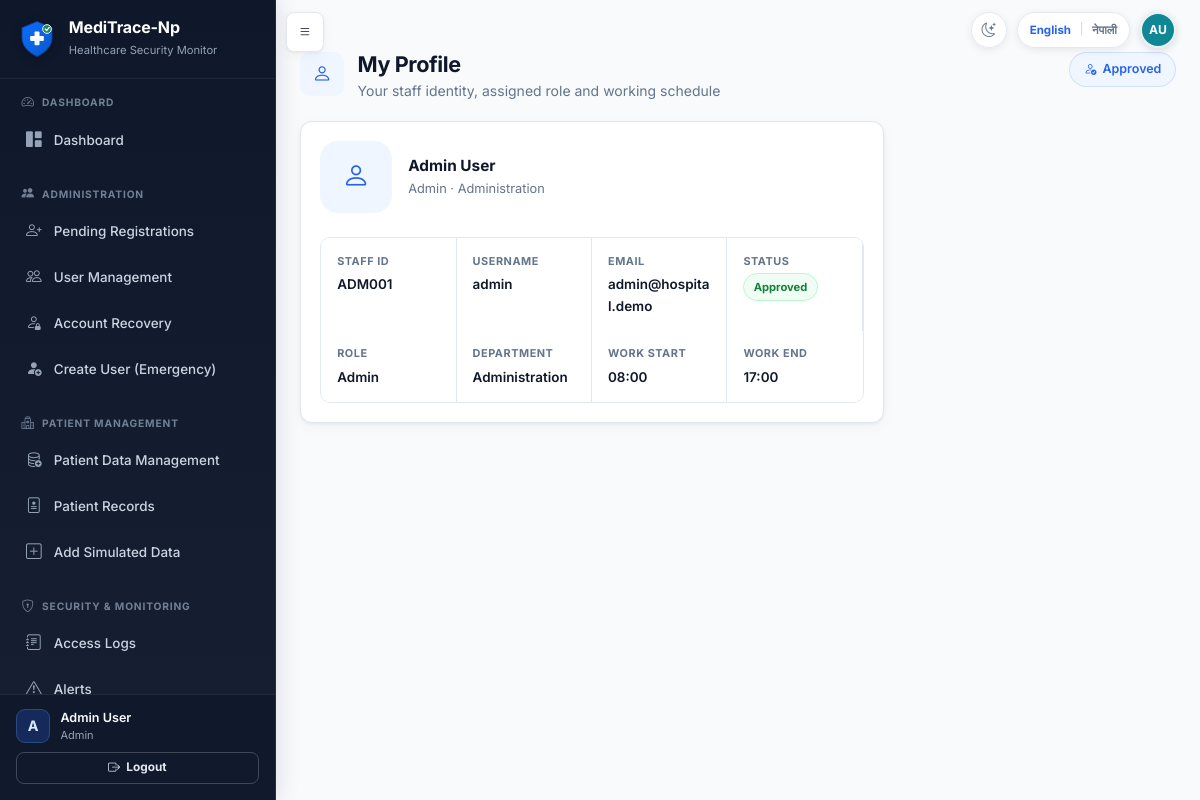
The page /staff/profile (signed in) on the database its author committed.
### tables this page shows
CREATE TABLE users (
            id INTEGER PRIMARY KEY AUTOINCREMENT,
            full_name TEXT NOT NULL,
            staff_id TEXT NOT NULL UNIQUE,
            email TEXT NOT NULL UNIQUE,
            username TEXT NOT NULL UNIQUE,
            password_hash TEXT NOT NULL,
            role TEXT NOT NULL,
            department TEXT NOT NULL,
            work_start TEXT NOT NULL,
            work_end TEXT NOT NULL,
            approval_status TEXT NOT NULL DEFAULT 'pending',
            is_active INTEGER NOT NULL DEFAULT 1,
            approved_by INTEGER,
            approved_at TEXT,
            rejection_reason TEXT,
            created_at TEXT NOT NULL,
            last_login TEXT, is_deleted INTEGER NOT NULL DEFAULT 0, failed_attempts INTEGER NOT NULL DEFAULT 0, locked_until TEXT, last_failed_login TEXT, must_change_password INTEGER NOT NULL DEFAULT 0, credential_version INTEGER NOT NULL DEFAULT 0, credentials_changed_at TEXT, credentials_changed_by INTEGER, preferred_language TEXT NOT NULL DEFAULT 'en',
            FOREIGN KEY (approved_by) REFERENCES users(id)
        );

### app.py (the view)
@app.route('/staff/profile')
@login_required
@staff_or_admin_required
def staff_profile():
    return render_template('staff_profile.html', user=current_user._raw)

### account_recovery.py (called while the page is built)
def _actor_dict(actor):
    return getattr(actor, '_raw', actor) or {}

def _visibility(actor, alias='r'):
    actor = _actor_dict(actor)
    if actor.get('role') == 'Super Admin':
        return '1=1', []
    if actor.get('role') == 'Admin':
        return (
            f"{alias}.requested_destination = 'administrator' AND ("
            f"{alias}.matched_user_id IS NULL OR NOT EXISTS ("
            f"SELECT 1 FROM users scoped_user WHERE scoped_user.id = {alias}.matched_user_id "
            f"AND scoped_user.role IN ('Admin', 'Super Admin')))"
        ), []
    return '1=0', []

def get_recovery_request_count(actor, open_only=True):
    where, params = _visibility(actor)
    status_sql = " AND r.status IN ('pending', 'in_review', 'identity_verified')" if open_only else ''
    conn = get_db()
    count = conn.execute(
        f'SELECT COUNT(*) AS count FROM account_recovery_requests r WHERE {where}{status_sql}',
        params,
    ).fetchone()['count']
    conn.close()
    return count

### app.py (called while the page is built, shortened)
@app.context_processor
def inject_message_context():
    ep = request.endpoint
    def nav_active(*endpoints):
        return 'active' if ep in endpoints else ''
    ctx = {
        'unread_messages': [],
        'unread_message_count': 0,
        'nav_active': nav_active,
        'APP_NAME': Config.APP_NAME,
        'open_recovery_request_count': 0,
        'is_restricted_record': is_restricted_record,
        'sensitivity_label': sensitivity_display,
        'sensitivity_key': sensitivity_key,
    }
    if current_user.is_authenticated:
        ctx['unread_messages'] = get_unread_messages_for_user(current_user.id)
        ctx['unread_message_count'] = len(ctx['unread_messages'])
        if current_user.is_admin_panel:
            ctx['open_recovery_request_count'] = get_recovery_request_count(current_user)
    return ctx

@app.before_request
def enforce_credential_session_state():
    if not current_user.is_authenticated:
        return None
    stored_version = int(session.get('credential_version', 0) or 0)
    allowed = {'change_temporary_password', 'change_language', 'logout', 'static'}
    if current_user.must_change_password and request.endpoint not in allowed:
        flash('You must replace your temporary password before continuing.', 'warning')
        return redirect(url_for('change_temporary_password'))
    return None

### auth.py (called while the page is built)
    @property
    def is_super_admin(self):
        return self.role == 'Super Admin'

### templates/staff_profile.html (shortened to what this page needs)
{% extends "base.html" %}
{% from "macros.html" import page_header %}
{% block content %}
<div class="app-page">
{{ page_header('My Profile', 'Your staff identity, assigned role and working schedule', 'bi-person', tr_display(user.approval_status), 'bi-person-check') }}
<div class="card col-xl-8">
    <div class="card-body">
        <div class="d-flex align-items-center gap-3 mb-4">
            <div class="profile-avatar"><i class="bi bi-person"></i></div>
            <div><h2 class="app-section-title mb-1" data-no-translate>{{ user.full_name }}</h2><p class="app-section-subtitle">{{ tr_display(user.role) }} · {{ tr_display(user.department) }}</p></div>
        </div>
        <div class="detail-grid">
            <div class="detail-item"><span class="detail-label">Staff ID</span><span class="detail-value">{{ user.staff_id }}</span></div>
            <div class="detail-item"><span class="detail-label">Username</span><span class="detail-value">{{ user.username }}</span></div>
            <div class="detail-item"><span class="detail-label">Email</span><span class="detail-value">{{ user.email }}</span></div>
            <div class="detail-item"><span class="detail-label">Status</span><span class="detail-value"><span class="status-pill status-approved">{{ tr_display(user.approval_status) }}</span></span></div>
            <div class="detail-item"><span class="detail-label">Role</span><span class="detail-value">{{ tr_display(user.role) }}</span></div>
            <div class="detail-item"><span class="detail-label">Department</span><span class="detail-value">{{ tr_display(user.department) }}</span></div>
            <div class="detail-item"><span class="detail-label">Work Start</span><span class="detail-value">{{ user.work_start }}</span></div>
            <div class="detail-item"><span class="detail-label">Work End</span><span class="detail-value">{{ user.work_end }}</span></div>
        </div>
    </div>
</div>
</div>
{% endblock %}

### templates/base.html (shortened to what this page needs)
<!DOCTYPE html>
<html lang="{{ current_locale|default('en') }}" data-theme="light">
<head>
    <link href="https://cdn.jsdelivr.net/npm/bootstrap@5.3.2/dist/css/bootstrap.min.css" rel="stylesheet">
    <link href="https://cdn.jsdelivr.net/npm/bootstrap-icons@1.11.1/font/bootstrap-icons.css" rel="stylesheet">
    <link href="{{ url_for('static', filename='css/style.css') }}" rel="stylesheet">
    <link href="{{ url_for('static', filename='css/explainability.css') }}" rel="stylesheet">
    <link href="{{ url_for('static', filename='css/theme.css') }}" rel="stylesheet">
</head>
<body class="{% if current_user.is_authenticated %}has-sidebar{% endif %}">
    {% set language_return_path = request.full_path if request.query_string else request.path %}
    {% macro language_switch(extra_class='') %}
    <form method="POST" action="{{ url_for('change_language') }}" class="language-switch {{ extra_class }}" aria-label="{{ _('Switch language') }}">
        <button type="submit" name="language" value="en" class="language-option{% if current_locale == 'en' %} active{% endif %}" lang="en" aria-pressed="{{ 'true' if current_locale == 'en' else 'false' }}">English</button>
        <span class="language-divider" aria-hidden="true">|</span>
        <button type="submit" name="language" value="ne" class="language-option{% if current_locale == 'ne' %} active{% endif %}" lang="ne" aria-pressed="{{ 'true' if current_locale == 'ne' else 'false' }}">नेपाली</button>
    </form>
    {% endmacro %}
    {% macro theme_toggle(extra_class='') %}
    <button
        type="button"
        class="theme-toggle {{ extra_class }}"
        aria-label="{{ _('Switch to Dark Mode') }}"
        aria-pressed="false"
        title="{{ _('Switch to Dark Mode') }}"
        data-label-dark="{{ _('Switch to Dark Mode') }}"
        data-label-light="{{ _('Switch to Light Mode') }}"
    ><i class="bi bi-moon-stars" aria-hidden="true"></i></button>
    {% endmacro %}
    {% if current_user.is_authenticated %}
    {% from "macros.html" import user_initials %}
    {% set avatar_name = current_user.full_name|default('', true)|trim %}
    {% if not avatar_name %}{% set avatar_name = current_user.display_name|default('', true)|trim %}{% endif %}
    {% if not avatar_name %}{% set avatar_name = current_user.username|default('User', true)|trim %}{% endif %}
    <button type="button" class="btn btn-dark sidebar-toggle-btn" id="sidebarToggle" aria-label="{{ _('Toggle navigation') }}">
        <i class="bi bi-list"></i>
    </button>
    <div class="authenticated-header-actions" aria-label="{{ _('Current user') }}">
        {{ theme_toggle() }}
        {{ language_switch() }}
        <span
            class="header-user-avatar"
            role="img"
            aria-label="{{ _('Signed in as {name}', name=avatar_name) }}"
            title="{{ avatar_name }}"
        >{{ user_initials(current_user) }}</span>
    </div>
    <aside class="sidebar" id="sidebar">
        <div class="sidebar-brand">
            <img src="{{ url_for('static', filename='images/meditrace-logo.svg') }}" alt="{{ APP_NAME|default('MediTrace-Np') }}" class="brand-logo">
            <div>
                <h5 class="text-white mb-0 brand-title">{{ APP_NAME|default('MediTrace-Np') }}</h5>
                <small class="text-muted">Healthcare Security Monitor</small>
            </div>
        </div>
        <div class="sidebar-nav-scroll">
            {% import "sidebar_macros.html" as sidebar with context %}
            {% if current_user.is_admin_panel %}
                {{ sidebar.admin_sidebar() }}
            {% else %}
                {{ sidebar.staff_sidebar() }}
            {% endif %}
        </div>
        <div class="sidebar-footer">
            <div class="sidebar-user-summary">
                <span class="sidebar-user-avatar" aria-hidden="true">{{ current_user.full_name[:1]|upper }}</span>
                <div class="sidebar-user-copy">
                    <div class="small text-muted sidebar-user-name">{{ current_user.full_name }}</div>
                    <div class="small text-muted sidebar-user-role">{{ tr_display(current_user.role) }}</div>
                </div>
            </div>
            <a href="{{ url_for('logout') }}" class="btn btn-outline-light btn-sm mt-2 w-100 fw-bold">
                <i class="bi bi-box-arrow-right"></i> Logout
            </a>
        </div>
    </aside>
    <main class="main-content" id="mainContent">
    {% else %}
    <div class="public-header-actions">
        {{ theme_toggle('public-theme-toggle') }}
        {{ language_switch('public-language-switch') }}
    </div>
    <main class="auth-main container py-4">
    {% endif %}
            {% block content %}{% endblock %}
    {% if current_user.is_authenticated %}
    </main>
    {% else %}
    </main>
    {% endif %}
</body>
</html>

### templates/macros.html (shortened to what this page needs)
{% macro page_header(title, subtitle, icon, badge=None, badge_icon='bi-shield-check') %}
<header class="app-page-header">
    <div class="app-page-header-left">
        <div class="app-page-icon" aria-hidden="true"><i class="bi {{ icon }}"></i></div>
        <div>
            <h1 class="app-page-title">{{ _(title) }}</h1>
            {% if subtitle %}<p class="app-page-subtitle">{{ _(subtitle) }}</p>{% endif %}
        </div>
    </div>
    {% if badge %}
    <span class="app-page-badge"><i class="bi {{ badge_icon }}"></i>{{ _(badge) }}</span>
    {% endif %}
</header>
{% endmacro %}
{% macro user_initials(user) -%}
{% set full_name = user.full_name|default('', true)|trim %}
{% set display_name = user.display_name|default('', true)|trim %}
{% set username = user.username|default('', true)|trim %}
{% set initials_source = full_name or display_name or username %}
{% set name_parts = initials_source.split() %}
{% if name_parts|length > 1 %}{{ (name_parts[0][0] ~ name_parts[-1][0])|upper }}
{% elif name_parts|length == 1 %}{{ name_parts[0][0]|upper }}
{% else %}?{% endif %}
{%- endmacro %}

### templates/sidebar_macros.html (shortened to what this page needs)
{% macro section_header(icon, title) %}
<div class="sidebar-section-header">
    <i class="bi {{ icon }}"></i>
    <span>{{ _(title) }}</span>
</div>
{% endmacro %}
{% macro admin_sidebar() %}
<ul class="nav flex-column sidebar-nav">
    {{ section_header('bi-speedometer2', 'Dashboard') }}
    <li class="nav-item">
        <a class="nav-link {{ nav_active('admin_dashboard') }}" href="{{ url_for('admin_dashboard') }}">
            <i class="bi bi-grid-1x2-fill"></i><span>Dashboard</span>
        </a>
    </li>
    {{ section_header('bi-people-fill', 'Administration') }}
    <li class="nav-item">
        <a class="nav-link {{ nav_active('pending_users') }}" href="{{ url_for('pending_users') }}">
            <i class="bi bi-person-plus"></i><span>Pending Registrations</span>
        </a>
    </li>
    <li class="nav-item">
        <a class="nav-link {{ nav_active('user_management', 'user_activity') }}" href="{{ url_for('user_management') }}">
            <i class="bi bi-people"></i><span>User Management</span>
        </a>
    </li>
    <li class="nav-item">
        <a class="nav-link {{ nav_active('recovery_requests', 'recovery_request_detail') }}" href="{{ url_for('recovery_requests') }}">
            <i class="bi bi-person-lock"></i><span>Account Recovery</span>
        </a>
    </li>
    <li class="nav-item">
        <a class="nav-link {{ nav_active('admin_create_user') }}" href="{{ url_for('admin_create_user') }}">
            <i class="bi bi-person-fill-add"></i><span>Create User (Emergency)</span>
        </a>
    </li>
    {{ section_header('bi-hospital', 'Patient Management') }}
    <li class="nav-item">
        <a class="nav-link {{ nav_active('patient_data_management') }}" href="{{ url_for('patient_data_management') }}">
            <i class="bi bi-database-add"></i><span>Patient Data Management</span>
        </a>
    </li>
    <li class="nav-item">
        <a class="nav-link {{ nav_active('patient_records', 'record_detail') }}" href="{{ url_for('patient_records') }}">
            <i class="bi bi-file-medical"></i><span>Patient Records</span>
        </a>
    </li>
    <li class="nav-item">
        <a class="nav-link {{ nav_active('simulated_patient_data') }}" href="{{ url_for('simulated_patient_data') }}">
            <i class="bi bi-plus-square"></i><span>Add Simulated Data</span>
        </a>
    </li>
    {{ section_header('bi-shield-lock', 'Security & Monitoring') }}
    <li class="nav-item">
        <a class="nav-link {{ nav_active('admin_events') }}" href="{{ url_for('admin_events') }}">
            <i class="bi bi-journal-text"></i><span>Access Logs</span>
        </a>
    </li>
    <li class="nav-item">
        <a class="nav-link {{ nav_active('admin_alerts') }}" href="{{ url_for('admin_alerts') }}">
            <i class="bi bi-exclamation-triangle"></i><span>Alerts</span>
        </a>
    </li>
</ul>
{% endmacro %}

### static/css/theme.css (style rules this page uses)
.theme-toggle { width: 36px; height: 36px; display: inline-flex; align-items: center; justify-content: center; flex: 0 0 36px; padding: 0; color: var(--app-muted); background: rgba(255, 255, 255, 0.94); border: 1px solid var(--app-border); border-radius: 999px; box-shadow: 0 2px 8px rgba(15, 23, 42, 0.08); font-size: 0.9rem; line-height: 1; cursor: pointer; transition: color 0.15s ease, background 0.15s ease, border-color 0.15s ease; }

### rows shown on the page
users: full_name "A", full_name "Admin User", role "Admin", department "Administration", staff_id "ADM001", username "admin", email "admin@hospital.demo", approval_status "Approved", work_start "08:00", work_end "17:00"

### other values the page prints
{{ (name_parts[0][0] ~ name_parts[-1][0])|upper }} "AU"
{{ APP_NAME|default('MediTrace-Np') }} "MediTrace-Np"
